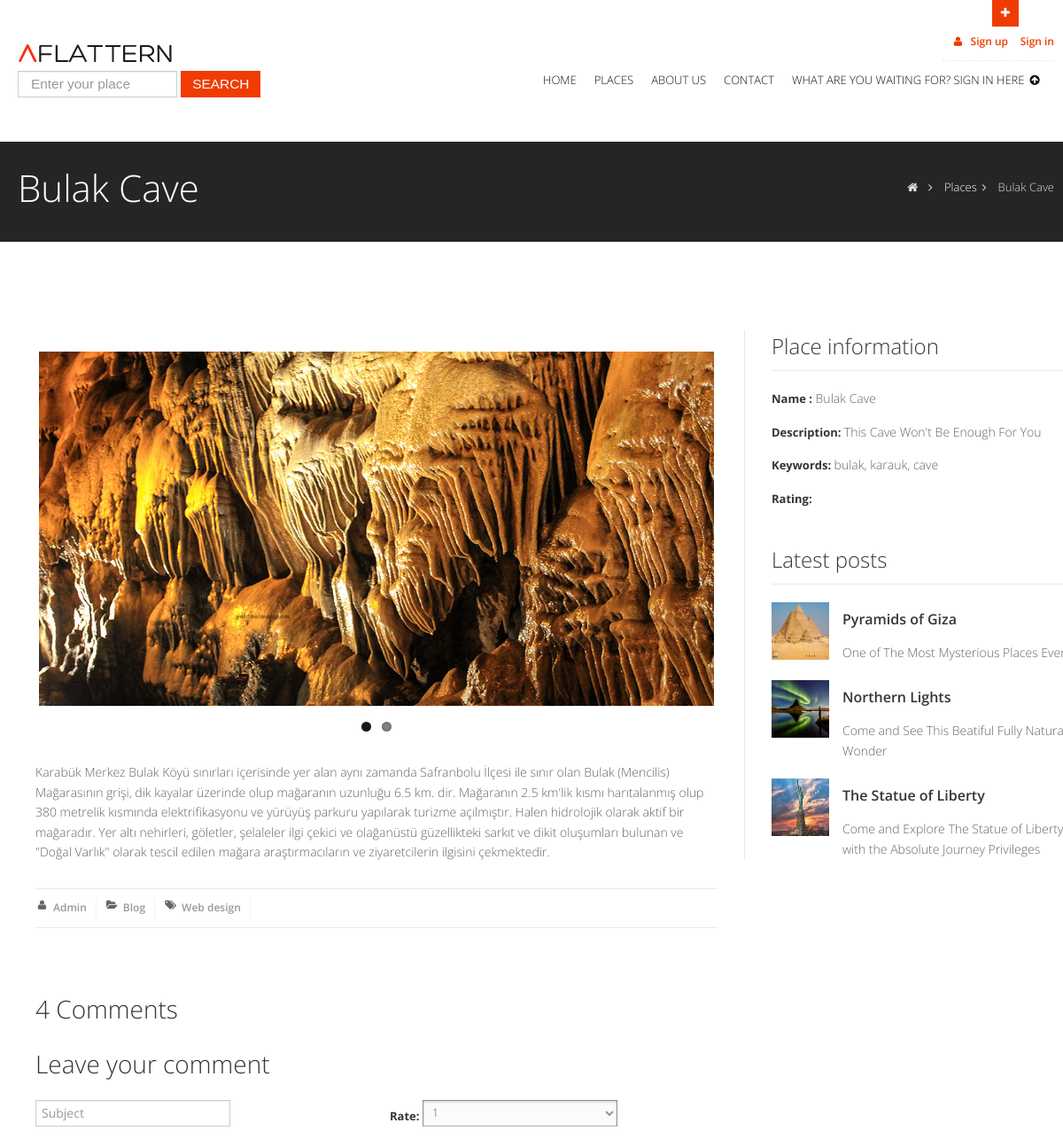
The app's page /place/1/bulak-cave (upper part), older data.
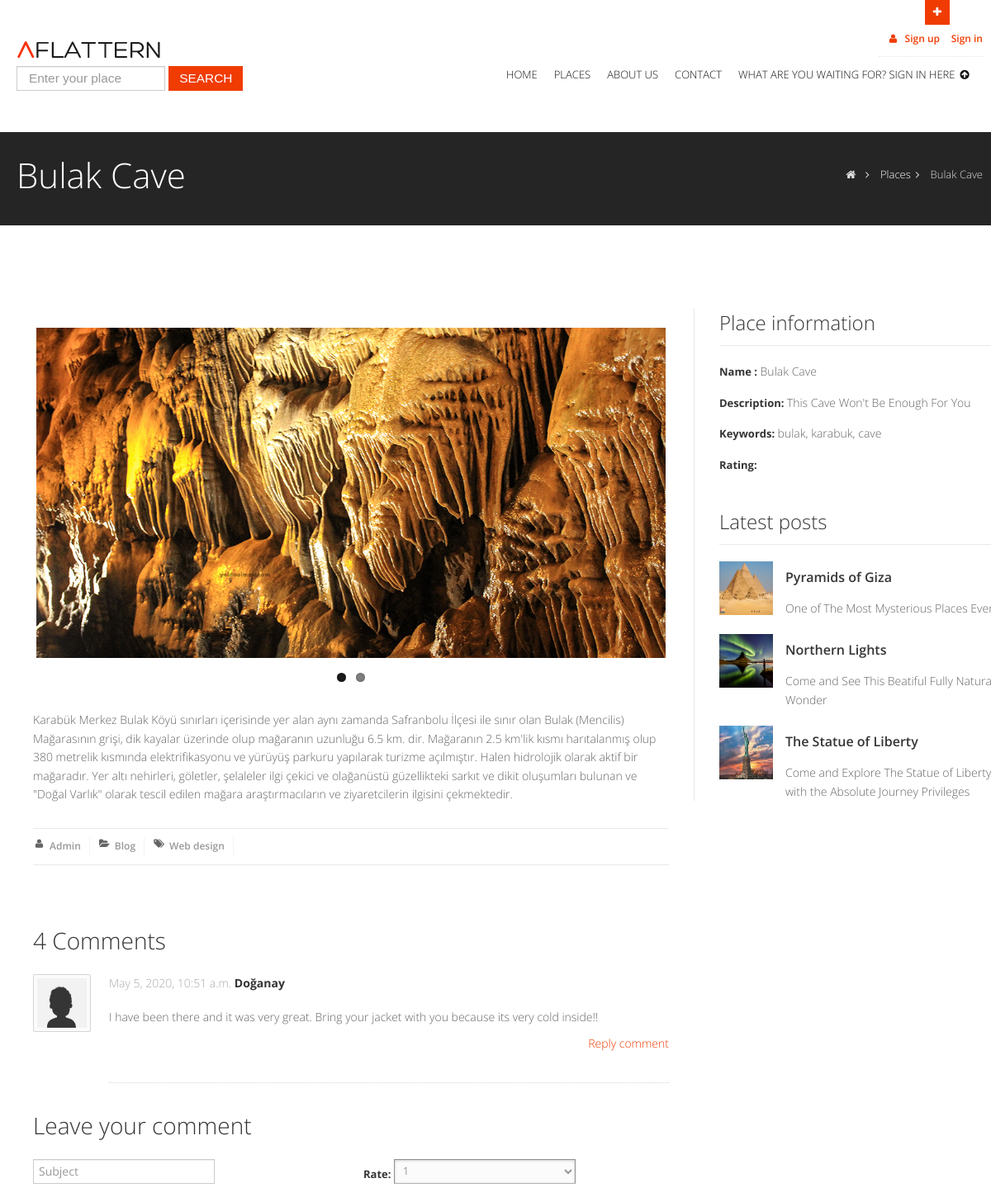
The same page, newer data.
### place/models.py (models this page shows, shortened)
class Place(models.Model):
	STATUS=(
		('True', 'Active'),
		('False', 'Inactive')
	)
	category=models.ForeignKey(Category, on_delete=models.CASCADE) #Relationship with Category Table
	title=models.CharField(max_length=150)
	keywords=models.CharField(max_length=255)
	description=models.CharField(max_length=255)
	image=models.ImageField(blank=True, upload_to='images/')
	detail=RichTextUploadingField()
	slug=models.SlugField(null=False, unique=True)
	status=models.CharField(max_length=25,choices=STATUS)
	created_at=models.DateTimeField(auto_now_add=True)
	updated_at=models.DateTimeField(auto_now=True)
	def image_tag(self):
		return mark_safe('<img src="{}" height="50" />'.format(self.image.url))
	image_tag.short_description='Image'

class Comment(models.Model):
	STATUS= (
		('New', 'New'),
		('True', 'Active'),
		('False', 'Inactive'),
	)
	place=models.ForeignKey(Place, on_delete=models.CASCADE)
	user=models.ForeignKey(User, on_delete=models.CASCADE)
	subject=models.CharField(max_length=50)
	comment=models.CharField(max_length=255)
	rate=models.CharField(max_length=10)
	ip=models.CharField(max_length=20)
	status=models.CharField(max_length=10, choices=STATUS, default='New')
	created_at=models.DateTimeField(auto_now_add=True)
	updated_at=models.DateTimeField(auto_now=True)

### home/views.py (the view)
# urls.py: path('place/<int:id>/<slug:slug>', views.placeDetail, name="placeDetail"),
def placeDetail(request,id,slug):
	place=Place.objects.get(id=id)
	gallery= Images.objects.filter(place_id=id)
	category=Category.objects.all()
	lastPlaces=Place.objects.all().order_by('-id')[:3]
	comments= Comment.objects.filter(place_id=id,status='True')
	content={'place':place, 'gallery':gallery, 'category':category, 'lastPlaces':lastPlaces, 'comments':comments}
	return render(request, 'place-detail.html', content)

### home/templates/place-detail.html (shortened to what this page needs)
{% extends 'homebase.html' %}
{% block inner_headline %}
<section id="inner-headline">
    <div class="container">
        <div class="row">
            <div class="span4">
                <div class="inner-heading">
                    <h2>{{ place.title }}</h2>
                </div>
            </div>
            <div class="span8">
                <ul class="breadcrumb">
                    <li><a href="/"><i class="icon-home"></i></a><i class="icon-angle-right"></i></li>
                    <li><a href="/place">Places</a><i class="icon-angle-right"></i></li>
                    <li class="active">{{ place.title }}</li>
                </ul>
            </div>
        </div>
    </div>
</section>
{% endblock %}
{% block main_content %}
<section id="content">
    <div class="container">
        <div class="row">
            <div class="span8">
                <article>
                    <div class="top-wrapper">
                        <div class="flexslider">
                            <ul class="slides">
                                <li>
                                    <img style="height: 400px; width: 900px;" src="{{ place.image.url }}">
                                </li>
                            </ul>
                        </div>
                    </div>
                    <p>
                        {{ place.detail|safe }}
                    </p>
                    <div class="bottom-article">
                        <ul class="meta-post">
                            <li><i class="icon-user"></i><a href="#"> Admin</a></li>
                            <li><i class="icon-folder-open"></i><a href="#"> Blog</a></li>
                            <li><i class="icon-tags"></i><a href="#">Web design</a></li>
                        </ul>
                    </div>
                </article>
            </div>
            <div class="span4">
                <aside class="right-sidebar">
                    <div class="widget">
                        <h5 class="widgetheading">Place information</h5>
                        <ul class="folio-detail">
                            <li>
                                <label>Name :</label> {{ place.title }} </li>
                            <li>
                                <label>Description: </label> {{ place.description }} </li>
                            <li>
                                <label>Keywords: </label> {{ place.keywords }} </li>
                            <li>
                                <label>Rating: </label>
                            </li>
                        </ul>
                    </div>
                    <div class="widget">
                        <h5 class="widgetheading">Latest posts</h5>
                        <ul class="recent">
                            {% for places in lastPlaces %}
                            <li>
                                <a href="/place/{{ places.id }}/{{ places.slug }}"><img style="width: 65px; height: 65px;" src="{{ places.image.url }}" class="pull-left" alt="" /></a>
                                <h6><a href="/place/{{ places.id }}/{{ places.slug }}">{{ places.title }}</a></h6>
                                <p>
                                    {{ places.description }}
                                </p>
                            </li>
                            {% endfor %}
                        </ul>
                    </div>
                </aside>
            </div>
            <div class="span8">
                <div class="comment-area">
                    <h4>4 Comments</h4>
                  {% for comment in comments %}
                    <div class="media">
                        {% load static %}
                        <a href="#" class="thumbnail pull-left"><img src="{% static 'img/avatar.png' %}" alt="" /></a>
                        <div class="media-body">
                            <div class="media-content">
                                <h6><span>{{ comment.created_at }}</span> {{ comment.user.first_name }}</h6>
                                <p>
                                    {{ comment.comment }}
                                </p>
                                <a href="#" class="align-right">Reply comment</a>
                            </div>
                        </div>
                    </div>
                    {% endfor %}
                    <h4>Leave your comment</h4>
                    <form action="/place/comment/{{ place.id }}" method="post">
                        <div class="row">
                            <div class="span4">
                                <input type="text" id="subject" name="subject" placeholder="Subject" />
                            </div>
                            <div class="span4">
                                <label>Rate:
                                    <select id="rate" name="rate">
                                        <option value="1">1</option>
                                    </select>
                                </label>
                            </div>
                        </div>
                    </form>
                </div>
            </div>
        </div>
    </div>
</section>
{% endblock %}

### home/templates/homebase.html (shortened to what this page needs)
<!DOCTYPE html>
<html lang="en">
<head>
    {% load static %}
    <link href="{% static 'css/bootstrap.css' %}" rel="stylesheet" />
    <link href="{% static 'css/bootstrap-responsive.css' %}" rel="stylesheet" />
    <link href="{% static 'css/fancybox/jquery.fancybox.css' %}" rel="stylesheet">
    <link href="{% static 'css/jcarousel.css' %}" rel="stylesheet" />
    <link href="{% static 'css/flexslider.css' %}" rel="stylesheet" />
    <link href="{% static 'css/style.css' %}" rel="stylesheet" />
    <link href="{% static 'skins/default.css' %}" rel="stylesheet" />
    <link rel="stylesheet" href="https://ajax.googleapis.com/ajax/libs/jqueryui/1.11.4/themes/smoothness/jquery-ui.css">
</head>
<body>
    <div id="wrapper">
        <header>
            <div class="container ">
                <div id="header-hidden-link">
                    <a href="#" class="toggle-link" title="Click me you'll get a surprise" data-target=".hidden-top"><i></i>Open</a>
                </div>
                <div class="row nomargin">
                    <div class="span12">
                        <div class="headnav">
                            <ul>
                                <li><a href="#mySignup" data-toggle="modal"><i class="icon-user"></i> Sign up</a></li>
                                <li><a href="#mySignin" data-toggle="modal">Sign in</a></li>
                            </ul>
                        </div>
                    </div>
                </div>
                <div class="row">
                    <div class="span4">
                        <div class="logo">
                            <a href="/"><img src="{% static 'img/logo.png' %}" alt="" class="logo" /></a>
                            <div class="widget">
                                <div class="ui-widget">
                                <form action="/place/search" method="post" class="form-search">
                                    <input placeholder="Enter your place" id="search" name="search" type="text" class="input-medium search-query">
                                    <button type="submit" class="btn btn-square btn-theme">Search</button>
                                </form>
                                </div>
                            </div>
                        </div>
                    </div>
                    <div class="span8">
                        <div class="navbar navbar-static-top">
                            <div class="navigation">
                                <nav>
                                    <ul class="nav topnav">
                                        <li>
                                            <a href="/">Home </a>
                                        </li>
                                        <li class="dropdown">
                                            <a href="/place">Places</a>
                                        </li>
                                        <li>
                                            <a href="/about"> About Us </a>
                                        </li>
                                        <li>
                                            <a href="/contact">Contact </a>
                                        </li>
                                        <li>
                                            <a>What are you waiting for? Sign In Here <i class="icon-circle-arrow-up"></i></a>
                                        </li>
                                    </ul>
                                </nav>
                            </div>
                        </div>
                    </div>
                </div>
            </div>
        </header>
      {% block inner_headline %}
      {% endblock %}
        <section id="content">
          <div class="container">
            {% block main_content %}
            {% endblock %}
            </div>
        </section>
    </div>
</body>
</html>

### home/static/css/flexslider.css (style rules this page uses)
.slides, .flex-control-nav, .flex-direction-nav { margin: 0; padding: 0; list-style: none; }
.flexslider { margin: 0; padding: 0; }
.flexslider .slides > li { display: none; -webkit-backface-visibility: hidden; }
.flexslider .slides img { width: 100%; display: block; }
.slides:after { content: "."; display: block; clear: both; visibility: hidden; line-height: 0; height: 0; }
.flexslider { margin: 0 0 60px; background: #fff; border: 4px solid #fff; position: relative; -webkit-border-radius: 0; -moz-border-radius: 0; -o-border-radius: 0; border-radius: 0; box-shadow: none; -webkit-box-shadow: none; -moz-box-shadow: none; -o-box-shadow: none; zoom: 1; }
.flexslider .slides { zoom: 1; }

### home/static/skins/default.css (style rules this page uses)
a, a:hover,a:focus,a:active, footer a.text-link:hover, strike, footer ul.link-list li a:hover, .post-meta span a:hover, footer a.text-link, ul.meta-post li a:hover, ul.cat li a:hover, ul.recent li h6 a:hover, ul.portfolio-categ li.active a, ul.portfolio-categ li.active a:hover, ul.portfolio-categ li a:hover,ul.related-post li h4 a:hover, span.highlight,article .post-heading h3 a:hover, .navbar .nav > .active > a,.navbar .nav > .active > a:hover,.navbar .nav > li > a:hover,.navbar .nav > li > a:focus,.navbar .nav > .active > a:focus, .validation { color:#F03C02; }
#header-hidden-link a.toggle-link, #header-hidden-link a.top-link { background:#F03C02; }
.btn-theme { border:1px solid #F03C02; background: #F03C02; }

### home/static/css/overwrite.css (style rules this page uses)
h1, h2, h3, h4, h5, h6 { font-family: 'Open Sans', sans-serif; color:#353535; font-weight:300; line-height:1.5em; margin-top:0; }
h2 { font-size:42px; margin-bottom:22px; }
h4 { font-size:28px; margin-bottom:20px; }
h5 { font-size:24px; margin-bottom:20px; }
h6 { font-size:22px; margin-bottom:20px; }
.widget h4,.widget h5 { font-weight:300; margin-bottom:20px; }
label, input, button, select, textarea { font-size: 13px; font-weight: normal; }
label { font-weight: bold; color:#353535; }
input, button, select, textarea { font-family:'Open Sans', Arial, sans-serif; font-size: 13px; }
select { font-size: 13px; line-height: 20px; background:#fbfbfb; border-color: #919191 #919191 #b3b3b3; color: #999999; -webkit-box-shadow: inset 0 1px 3px #cacaca; -moz-box-shadow: inset 0 1px 3px #cacaca; box-shadow: inset 0 1px 3px #cacaca; -webkit-border-radius: 2px; -moz-border-radius: 2px; border-radius: 2px; }
select, textarea, input[type="text"], input[type="password"], input[type="datetime"], input[type="datetime-local"], input[type="date"], input[type="month"], input[type="time"], input[type="week"], input[type="number"], input[type="email"], input[type="url"], input[type="search"], input[type="tel"], input[type="color"], .uneditable-input { -webkit-border-radius: 0; -moz-border-radius: 0; border-radius: 0; }
input.search-query { margin-bottom: 0; -webkit-border-radius: 0 0 0 0; -moz-border-radius: 0 0 0 0; border-radius: 0 0 0 0; }
ul, ol { padding: 0; margin: 0 0 10px 25px; }
li { line-height: 1.6em; }
.media { margin-top: 0; margin-bottom: 30px; }
.media-body { position:relative; }
.btn { font-size: 12px; text-transform:uppercase; text-shadow: none; background-image:none; border-color: none; border-bottom-color: none; -webkit-box-shadow: none; -moz-box-shadow: none; box-shadow: none; }
.btn { outline:0; -webkit-border-radius: 2px; -moz-border-radius: 2px; border-radius: 2px; }
.btn-square { -webkit-border-radius: 0; -moz-border-radius: 0; border-radius: 0; }
.btn-theme { color:#fff; }
.navbar .nav { border-right:none; border-left:none; }
.navbar .nav > li > a { float: none; font-size:13px; padding: 10px 0 10px; margin-left:20px; margin-right:0; color: #999999; text-decoration: none; text-shadow: none; border-right:none; border-left:none; }
.breadcrumb { float:left; padding:10px 0 10px 0; margin:0; list-style: none; background: none; -webkit-border-radius: 0; -moz-border-radius: 0; border-radius: 0; }
.breadcrumb > li { display: inline-block; *display: inline; text-shadow: none; font-size:12px; *zoom: 1; margin:0; }
.breadcrumb > .active { color: #797979; }
.thumbnail { background:#fbfbfb; border: 1px solid #d5d5d5; -webkit-border-radius: 2px; -moz-border-radius: 2px; border-radius: 2px; -webkit-box-shadow: none; -moz-box-shadow: none; box-shadow: none; }

Row changes from the older to the newer data that the page shows:
changed Place "Bulak Cave": keywords "bulak, karauk, cave" → "bulak, karabuk, cave"
added Comment: created_at "May 5, 2020, 10:51 a.m.", user.first_name "Doğanay", comment "I have been there and it was very great. Bring your jacket with you because its very cold inside!!"
